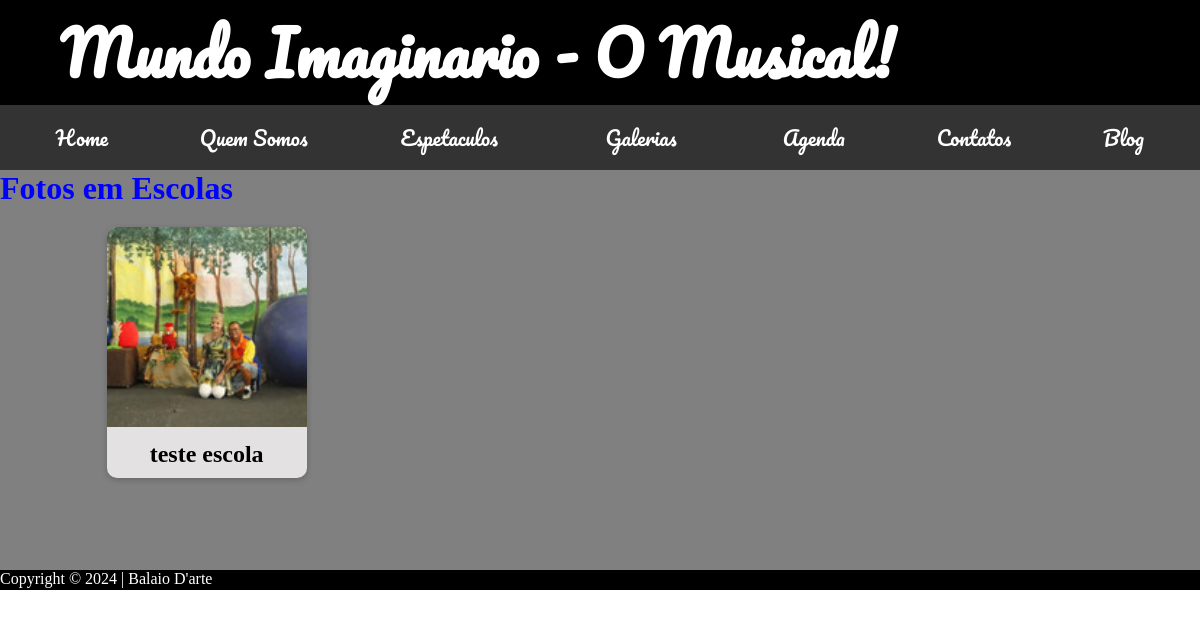
The app's page /escola/ with its own data.
### web/models.py (models this page shows, shortened)
class Fotos(models.Model):
    id = models.AutoField(primary_key=True)
    legenda = models.CharField(max_length=200)
    imagem = models.ImageField(upload_to='web/', blank=False, null=False)
    local = models.ForeignKey(LocalFotos, on_delete=models.CASCADE)

### web/views.py (the view)
# urls.py: path('escola/', v.escola_view, name='escola'),
def escola_view(request):
    escola = Fotos.objects.filter(local=1)
    return render(request, 'escola.html', {'escola': escola})

### web/templates/escola.html (shortened to what this page needs)
{% extends "base.html" %}
{% block content %}
<h1>Fotos em Escolas</h1>
<div class="foto-grid">
    {% for foto in escola %}
        <div class="foto-card">
             <a href="{{foto.imagem.url}}">
            <img src="{{foto.imagem.url}}">
             <h2>{{foto.legenda}}</h2>
             </a>
         </div>
    </div>
    {%endfor%}
{% endblock %}

### web/static/css/configura.css (style rules this page uses)
* { margin: 0px auto; }

### web/templates/escola.html (style rules this page uses)
a { text-decoration: none; }
h2 { color: black; }
.foto-grid { display: grid; grid-template-columns: repeat(3, 1fr); gap: 20px; margin: 0 auto; max-width: 1200px; padding: 20px; }
.foto-card { background-color: #e3e1e1; box-shadow: 0 2px 6px rgba(0, 0, 0, 0.2); border-radius: 10px; overflow: hidden; text-align: center; transition: all 0.3s ease; }
.foto-card img { width: 100%; height: 200px; object-fit: cover; }
.foto-card h2 { font-size: 1.5rem; margin: 10px; }

### records on screen
Fotos: imagem (picture), legenda "teste escola"
